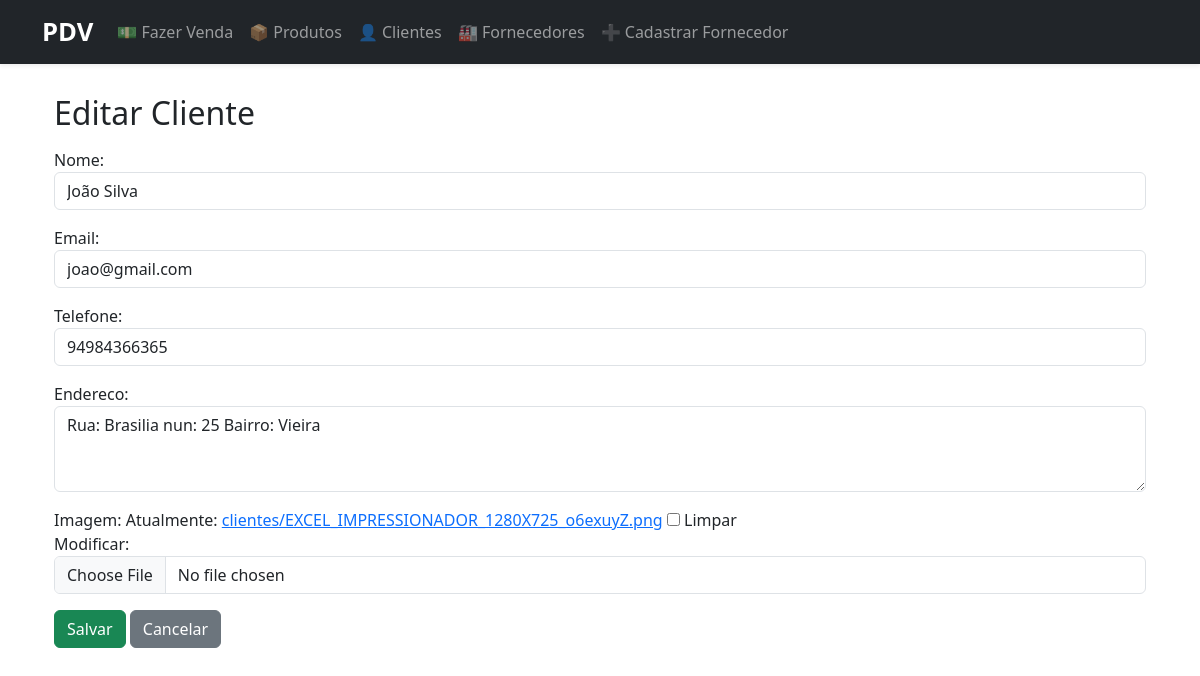
Page /clientes/editar/1/ on the committed database.
### clientes/models.py (models this page shows, shortened)
class Cliente(models.Model):
    nome = models.CharField(max_length=100)
    email = models.EmailField(unique=True)
    telefone = models.CharField(max_length=20, blank=True)
    endereco = models.TextField(blank=True)
    data_cadastro = models.DateTimeField(auto_now_add=True)
    imagem = models.ImageField(upload_to='clientes/', blank=True, null=True)

### clientes/views.py (the view)
# urls.py: path('editar/<int:id>/', views.editar_cliente, name='editar_cliente'),
def editar_cliente(request, id):
    cliente = get_object_or_404(Cliente, id=id)
    form = ClienteForm(request.POST or None, request.FILES or None, instance=cliente)
    if form.is_valid():
        form.save()
        return redirect('listar_clientes')
    return render(request, 'clientes/cliente_form.html', {'form': form})

### clientes/forms.py
class ClienteForm(forms.ModelForm):
    class Meta:
        model = Cliente
        fields = ['nome', 'email', 'telefone', 'endereco', 'imagem']
        widgets = {
            'nome': forms.TextInput(attrs={'class': 'form-control'}),
            'email': forms.EmailInput(attrs={'class': 'form-control'}),
            'telefone': forms.TextInput(attrs={'class': 'form-control'}),
            'endereco': forms.Textarea(attrs={'class': 'form-control', 'rows': 3}),
            'imagem': forms.ClearableFileInput(attrs={'class': 'form-control'}),
        }

### clientes/templates/clientes/cliente_form.html (shortened to what this page needs)
{% extends 'base.html' %}
{% load static %}
{% block content %}
<div class="container mt-4">
  <h2 class="mb-3">Editar Cliente</h2>
  <form method="post" enctype="multipart/form-data">
    {{ form.as_p }}
    <button type="submit" class="btn btn-success">Salvar</button>
    <a href="{% url 'listar_clientes' %}" class="btn btn-secondary">Cancelar</a>
  </form>
</div>
{% endblock %}

### templates/base.html (style rules this page uses)
body { padding-top: 70px; }

### rows in the picture
Cliente: nome "João Silva", email "joao@gmail.com", telefone "94984366365", endereco "Rua: Brasilia nun: 25 Bairro: Vieira"
